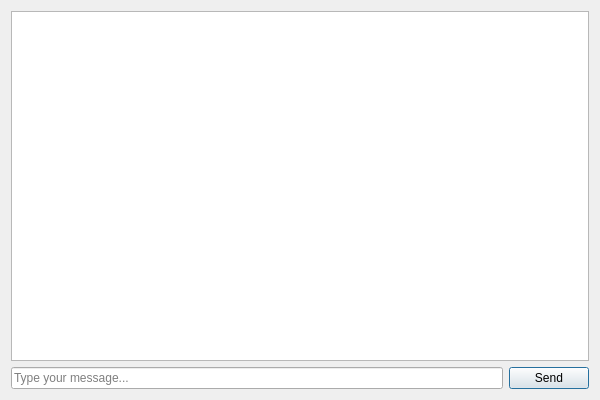
<?xml version="1.0" encoding="UTF-8"?>
<ui version="4.0">
 <class>ChatbotDialog</class>
 <widget class="QDialog" name="ChatbotDialog">
  <property name="geometry">
   <rect>
    <x>0</x>
    <y>0</y>
    <width>600</width>
    <height>400</height>
   </rect>
  </property>
  <property name="windowTitle">
   <string>AI Chatbot</string>
  </property>
  <layout class="QVBoxLayout" name="verticalLayout">
   <item>
    <widget class="QTextEdit" name="chatDisplay">
     <property name="readOnly">
      <bool>true</bool>
     </property>
    </widget>
   </item>
   <item>
    <layout class="QHBoxLayout" name="horizontalLayout">
     <item>
      <widget class="QLineEdit" name="messageInput">
       <property name="placeholderText">
        <string>Type your message...</string>
       </property>
      </widget>
     </item>
     <item>
      <widget class="QPushButton" name="sendButton">
       <property name="text">
        <string>Send</string>
       </property>
      </widget>
     </item>
    </layout>
   </item>
  </layout>
 </widget>
 <resources/>
 <connections/>
</ui> 
